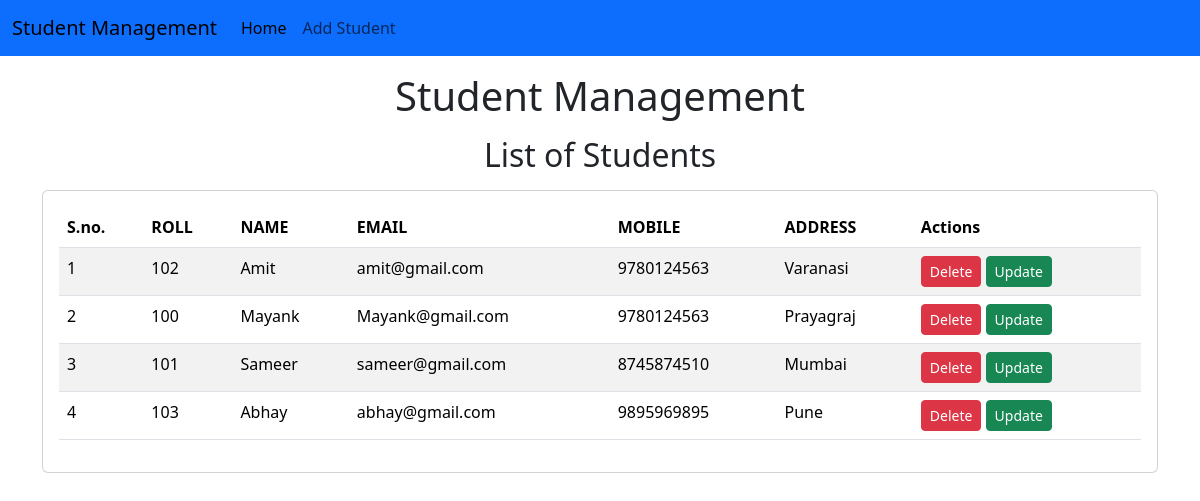
Before: / with the older database file.
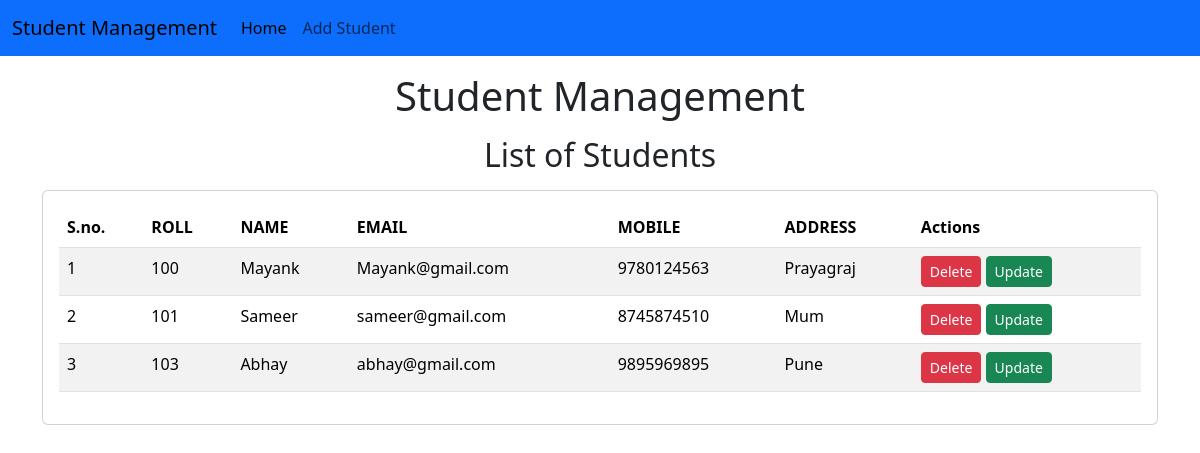
After: the same page with the newer database file.
### std/models.py (models this page shows)
class Student(models.Model):
    roll=models.CharField(max_length=100)
    name=models.CharField(max_length=50)
    email=models.CharField(max_length=150)
    address=models.CharField(max_length=200)
    mobile=models.CharField(max_length=10)

### std/views.py (the view)
# urls.py: path("",home),
def home(request):
    std=Student.objects.all()  # Retrieves all 'Student' objects from the database using the 'objects.all' method of student model.
    print(std)
    return render(request,"std/home.html",{'std':std})  #({'std': std}):The context dictionary contains key-value pairs where keys represent variable names accessible in the template,

### templates/std/home.html (shortened to what this page needs)
<!doctype html>
<html lang="en">
<head>
  <link href="https://cdn.jsdelivr.net/npm/bootstrap@5.3.3/dist/css/bootstrap.min.css" rel="stylesheet"
>
</head>
<body>
  {% include 'std/navbar.html'%}
  <h1 class="text-center my-3">Student Management</h1>
  <h2 class="text-center my-3">List of Students</h2>
  <div class="container">
    <div class="row">
      <div class="col-md-12">
        <div class="card">
          <div class="card-body">
            <div class="table-responsive">
              <table class="table table-striped">
                <thead>
                  <tr>
                    <th>S.no.</th>
                    <th>ROLL</th>
                    <th>NAME</th>
                    <th>EMAIL</th>
                    <th>MOBILE</th>
                    <th>ADDRESS</th>
                    <th>Actions</th>
                  </tr>
                </thead>
                <tbody>
                  {% for s in std %}
                  <tr>
                    <td>{{forloop.counter}}</td>
                    <td>{{s.roll}}</td>
                    <td>{{s.name}}</td>
                    <td>{{s.email}}</td>
                    <td>{{s.mobile}}</td>
                    <td>{{s.address}}</td>
                    <td>
                      <a href="/std/delete-std/{{s.id}}" class="btn btn-danger btn-sm">Delete</a>
                      <a href="/std/update-std/{{s.id}}" class="btn btn-success btn-sm">Update</a>
                    </td>
                  </tr>
                  {% endfor %}
                </tbody>
              </table>
            </div>
          </div>
        </div>
      </div>
    </div>
  </div>
</body>
</html>

Changed rows visible on the page:
removed Student: roll "102", name "Amit", email "amit@gmail.com", mobile "9780124563", address "Varanasi"
changed Student "Sameer": address "Mumbai" → "Mum"
